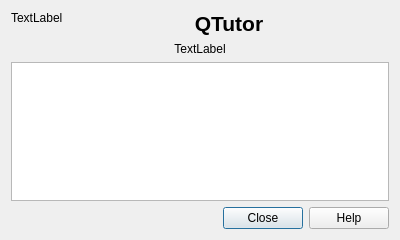
<?xml version="1.0" encoding="UTF-8"?>
<ui version="4.0">
 <class>Dialog</class>
 <widget class="QDialog" name="Dialog">
  <property name="geometry">
   <rect>
    <x>0</x>
    <y>0</y>
    <width>400</width>
    <height>240</height>
   </rect>
  </property>
  <property name="windowTitle">
   <string>About QTutor</string>
  </property>
  <layout class="QGridLayout" name="gridLayout" columnstretch="0,5">
   <item row="0" column="0">
    <widget class="QLabel" name="lblLogo">
     <property name="text">
      <string>TextLabel</string>
     </property>
     <property name="alignment">
      <set>Qt::AlignLeading|Qt::AlignLeft|Qt::AlignTop</set>
     </property>
    </widget>
   </item>
   <item row="0" column="1">
    <widget class="QLabel" name="label">
     <property name="text">
      <string>&lt;!DOCTYPE HTML PUBLIC &quot;-//W3C//DTD HTML 4.0//EN&quot; &quot;http://www.w3.org/TR/REC-html40/strict.dtd&quot;&gt;
&lt;html&gt;&lt;head&gt;&lt;meta name=&quot;qrichtext&quot; content=&quot;1&quot; /&gt;&lt;style type=&quot;text/css&quot;&gt;
p, li { white-space: pre-wrap; }
&lt;/style&gt;&lt;/head&gt;&lt;body style=&quot; font-family:'Noto Sans'; font-size:10pt; font-weight:400; font-style:normal;&quot;&gt;
&lt;p align=&quot;center&quot; style=&quot; margin-top:0px; margin-bottom:0px; margin-left:0px; margin-right:0px; -qt-block-indent:0; text-indent:0px;&quot;&gt;&lt;span style=&quot; font-family:'Droid Sans'; font-size:16pt; font-weight:600;&quot;&gt;QTutor&lt;/span&gt;&lt;/p&gt;&lt;/body&gt;&lt;/html&gt;</string>
     </property>
     <property name="alignment">
      <set>Qt::AlignCenter</set>
     </property>
    </widget>
   </item>
   <item row="1" column="0" colspan="2">
    <widget class="QLabel" name="lblVersion">
     <property name="text">
      <string>TextLabel</string>
     </property>
     <property name="alignment">
      <set>Qt::AlignCenter</set>
     </property>
    </widget>
   </item>
   <item row="3" column="0" colspan="2">
    <widget class="QDialogButtonBox" name="buttonBox">
     <property name="orientation">
      <enum>Qt::Horizontal</enum>
     </property>
     <property name="standardButtons">
      <set>QDialogButtonBox::Close|QDialogButtonBox::Help</set>
     </property>
    </widget>
   </item>
   <item row="2" column="0" colspan="2">
    <widget class="QTextBrowser" name="textBrowser">
     <property name="readOnly">
      <bool>true</bool>
     </property>
     <property name="html">
      <string>&lt;!DOCTYPE HTML PUBLIC &quot;-//W3C//DTD HTML 4.0//EN&quot; &quot;http://www.w3.org/TR/REC-html40/strict.dtd&quot;&gt;
&lt;html&gt;&lt;head&gt;&lt;meta name=&quot;qrichtext&quot; content=&quot;1&quot; /&gt;&lt;style type=&quot;text/css&quot;&gt;
p, li { white-space: pre-wrap; }
&lt;/style&gt;&lt;/head&gt;&lt;body style=&quot; font-family:'Noto Sans'; font-size:10pt; font-weight:400; font-style:normal;&quot;&gt;
&lt;p style=&quot;-qt-paragraph-type:empty; margin-top:0px; margin-bottom:0px; margin-left:0px; margin-right:0px; -qt-block-indent:0; text-indent:0px; font-family:'Sans Serif'; font-size:9pt;&quot;&gt;&lt;br /&gt;&lt;/p&gt;&lt;/body&gt;&lt;/html&gt;</string>
     </property>
     <property name="textInteractionFlags">
      <set>Qt::LinksAccessibleByMouse|Qt::TextSelectableByMouse</set>
     </property>
    </widget>
   </item>
  </layout>
 </widget>
 <resources/>
 <connections>
  <connection>
   <sender>buttonBox</sender>
   <signal>accepted()</signal>
   <receiver>Dialog</receiver>
   <slot>accept()</slot>
   <hints>
    <hint type="sourcelabel">
     <x>248</x>
     <y>254</y>
    </hint>
    <hint type="destinationlabel">
     <x>157</x>
     <y>274</y>
    </hint>
   </hints>
  </connection>
  <connection>
   <sender>buttonBox</sender>
   <signal>rejected()</signal>
   <receiver>Dialog</receiver>
   <slot>reject()</slot>
   <hints>
    <hint type="sourcelabel">
     <x>316</x>
     <y>260</y>
    </hint>
    <hint type="destinationlabel">
     <x>286</x>
     <y>274</y>
    </hint>
   </hints>
  </connection>
 </connections>
</ui>
